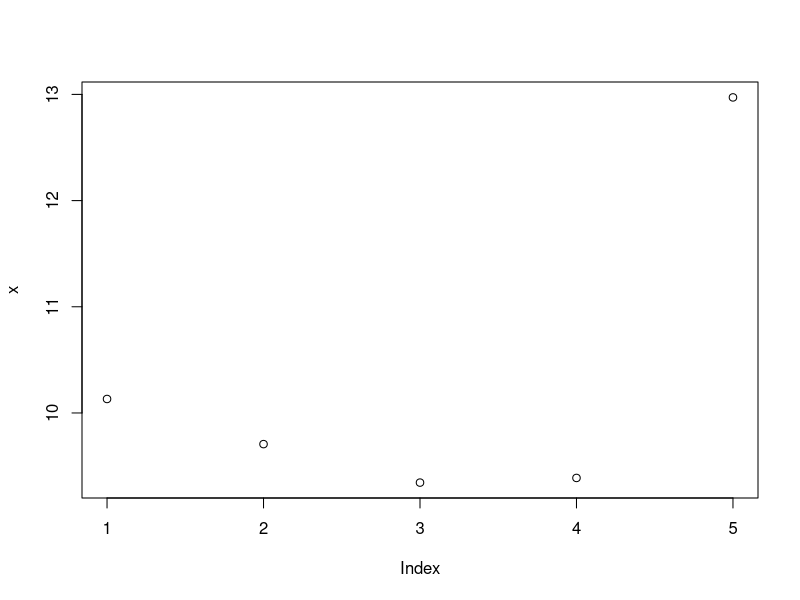
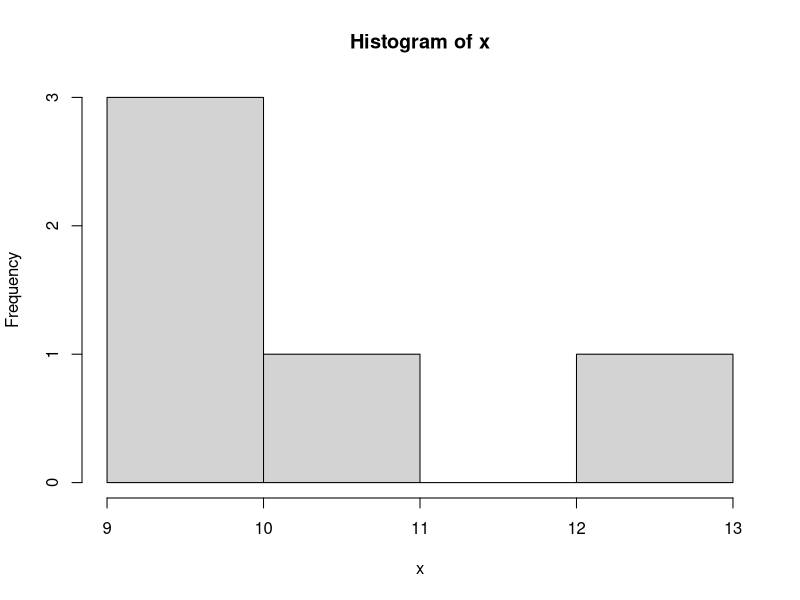
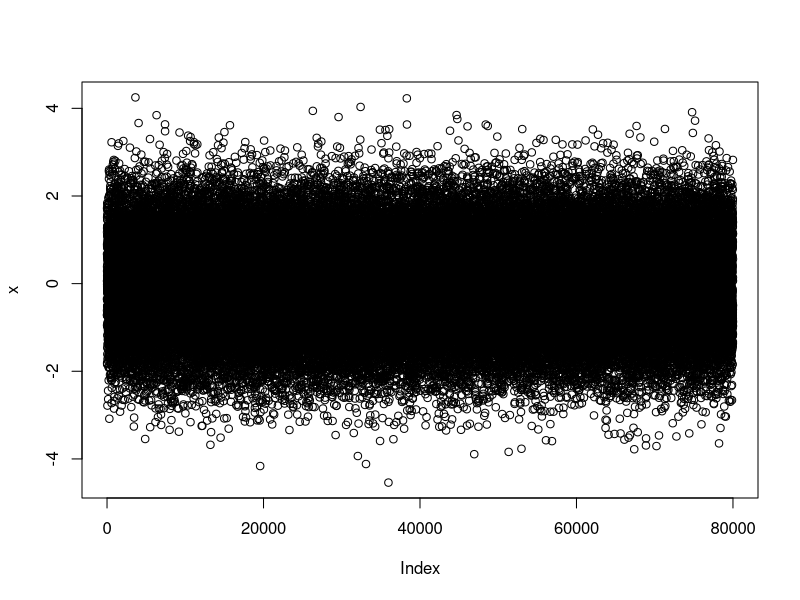
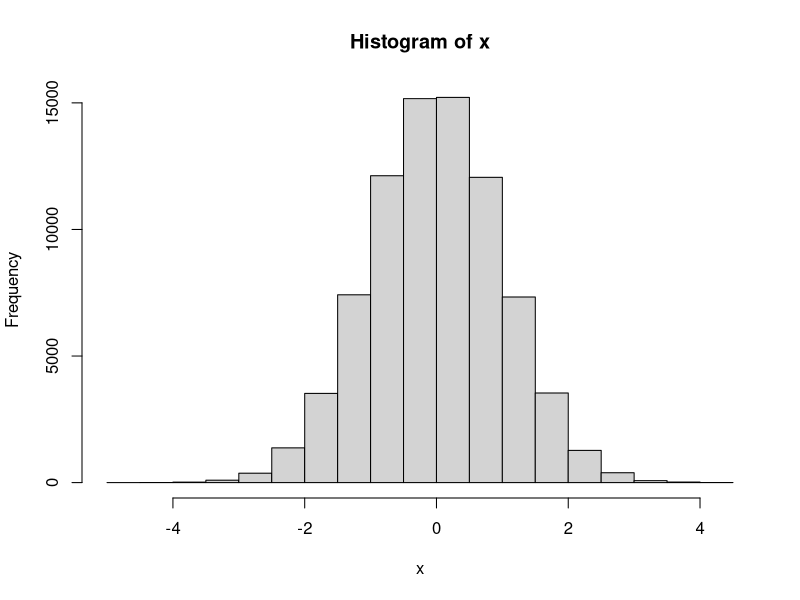
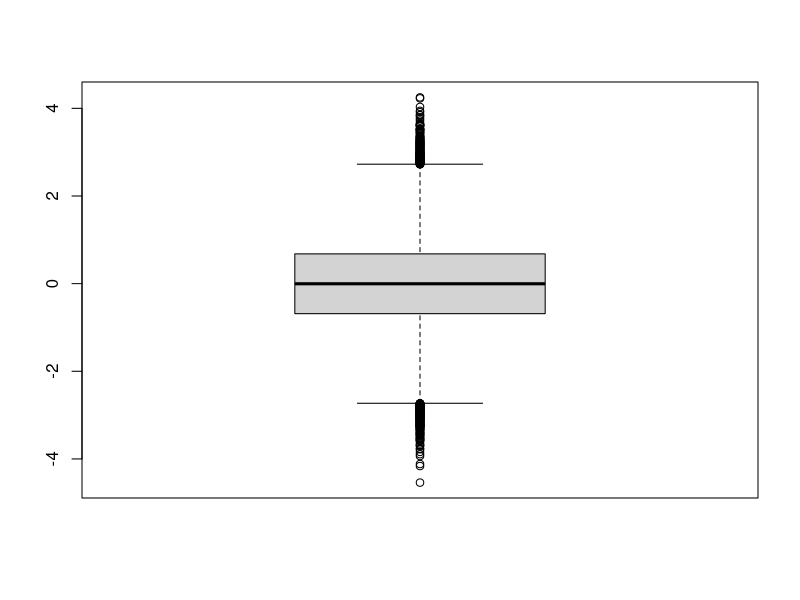

Here is the R script that generated these plots, in order:
#Sivaparvathi Yanikapati
N <-100000
a <-rnorm(N)
b <- rnorm(N)
#Vectorized approach
c <- a * b
c

X <- rnorm(5)
X
X <- rnorm( 5, 10, 1)
X
X <- rnorm (5, 10)
X
X <- rnorm(5, mean=10, sd = 1)
X
X <- rnorm(5, sd=1, mean=10)
X
X <- rnorm(5, sd=1)
X

x <-rnorm(5, 10, 1)
plot(x)
hist(x)

x <-rnorm(80000)
plot(x)
hist(x)
head(x)
tail(x)
range(x)
summary(x)
boxplot(x)